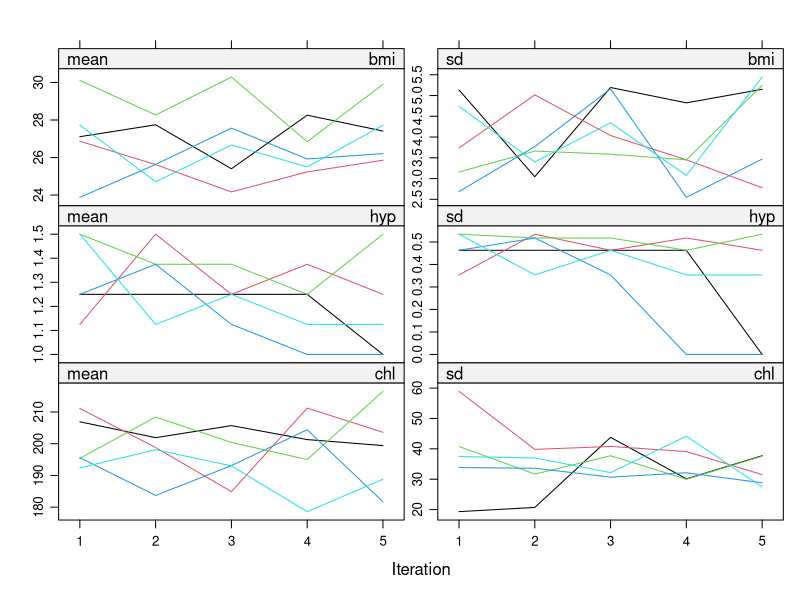

Recreate this plot in R. (Note: this script raises an error after producing the figure.)
## ---- chunk 1
library(tidyverse)
library(mice)
## ---- chunk 2
y <- c(1, 2, NA, NA, 5)
z <- c(NA, NA, 3, 4, 5)
coalesce(y, z)
## ---- chunk 3
 tribble(~Method, ~Description, ~`Scale Type`,
        "pmm", "Predictive mean matching", "Any*",
        "midastouch", "Weighted predictive mean matching", "Any",
        "sample", "Random sample from observed values", "Any",
        "cart", "Classification and regression trees", "Any",
        "rf", "Random forest imputation", "Any",
        "norm", "Bayesian linear regression", "numeric",
        "norm.boot", "Normal imputation with bootstrap", "Numeric",
        "quadratic", "Imputation of quadratic terms", "Numeric",
        "ri", "Random indicator for nonignorable data", "Numeric",
        "logreg", "Logistic regression", "Binary*",
        "logreg.boot", "Logistic regression with bootstrap", "Binary",
        "polr", "Proportional odds model", "ordinal*",
        "polyreg", "Polytomous logistic regression", "Nominal*") %>% knitr::kable()
## ---- chunk 4
imp <- mice(nhanes, print = FALSE)
imp$predictorMatrix
## ---- chunk 5
data <- nhanes2[, 1:3]
md.pattern(data, plot = FALSE)
## ---- chunk 6
plot(imp)
mice.mids(imp, maxit=35, print=F) 
#tõstab mc iteratsioonide arvu 35-le.
#võtab imputeeritud mids objekti ja lisab iteratsioone, 
#toodab uue mids objeki
## ---- chunk 7
histogram(~age|gen, data=boys)
## ---- chunk 8
R <- is.na(boys$gen) 
histogram(~age|R, data=boys)
## ---- chunk 9
ini <- mice(boys, maxit = 0)
meth <- ini$meth
meth["tv"] <- "norm"
post <- ini$post
post["tv"] <- "imp[[j]][, i] <- squeeze(imp[[j]][, i], c(1, 25))"
imp <- mice(boys, meth=meth, post=post, print=FALSE)
## ---- chunk 10
miss <- is.na(imp$data$bmi)
xyplot(imp, bmi ~ I (wgt / (hgt / 100)^2),
       na.groups = miss, cex = c(0.8, 1.2), pch = c(1, 20),
       ylab = "BMI (kg/m2) Imputed", xlab = "BMI (kg/m2) Calculated")
